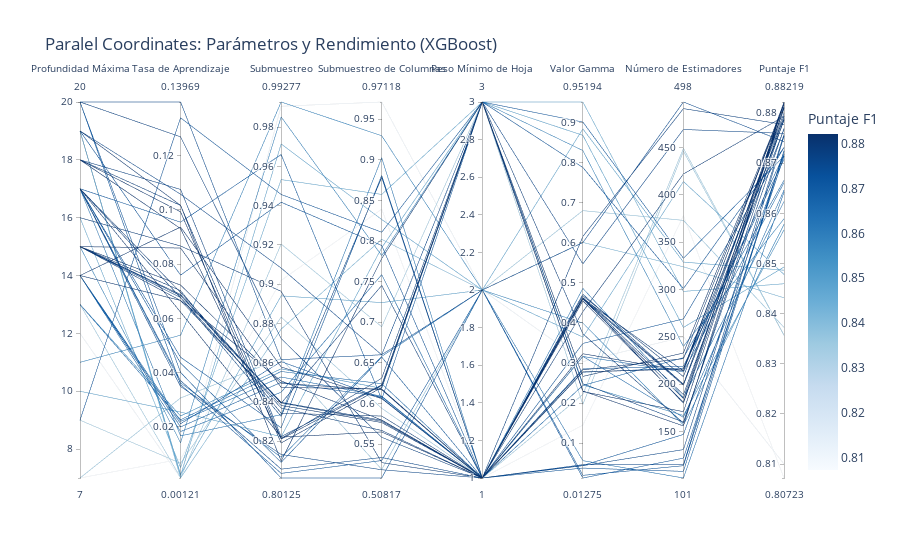

Here is the notebook cell this chart was saved with:
### Code cell
# Obtener los resultados del estudio de Optuna
trials_df0_xgb = study_xgb.trials
trials_data_xgb = []

# Extraer los parámetros y el valor de cada ensayo
for trial in trials_df0_xgb:
    # Extraer los parámetros y el F1 score
    trial_params = trial.params
    trial_params['F1 Score'] = trial.value  # Añadir el F1 score como una nueva columna
    trials_data_xgb.append(trial_params)

# Crear un DataFrame para los resultados de XGBoost
trials_df_xgb = pd.DataFrame(trials_data_xgb)

# Verificar las columnas del DataFrame
print(trials_df_xgb.columns)

# Crear el gráfico de coordenadas paralelas para XGBoost
fig_xgb = px.parallel_coordinates(
    trials_df_xgb,
    dimensions=['max_depth', 'learning_rate', 'subsample', 'colsample_bytree',
                 'min_child_weight', 'gamma', 'n_estimators', 'F1 Score'],
    color='F1 Score',  # Para colorear según el F1 score
    labels={
        'max_depth': 'Profundidad Máxima',
        'learning_rate': 'Tasa de Aprendizaje',
        'subsample': 'Submuestreo',
        'colsample_bytree': 'Submuestreo de Columnas',
        'min_child_weight': 'Peso Mínimo de Hoja',
        'gamma': 'Valor Gamma',
        'n_estimators': 'Número de Estimadores',
        'F1 Score': 'Puntaje F1'
    },
    color_continuous_scale='Blues',  # Cambiar el color del gráfico
    title="Paralel Coordinates: Parámetros y Rendimiento (XGBoost)"
)

# Mostrar el gráfico
fig_xgb.show()
